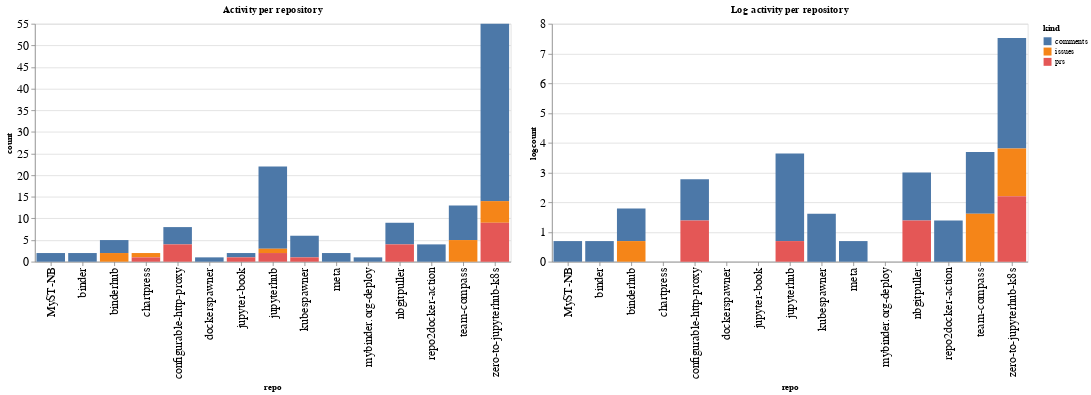

This figure's notebook cell:
### Code cell
ch1 = alt.Chart(repo_summaries, width=600, title="Activity per repository").mark_bar().encode(
    x='repo',
    y='count',
    color='kind',
    tooltip="kind"
)

ch2 = alt.Chart(repo_summaries, width=600, title="Log activity per repository").mark_bar().encode(
    x='repo',
    y='logcount',
    color='kind',
    tooltip="kind"
)

ch1 | ch2

### Figure 1 — Vega-Lite specification as saved in the notebook (floating-point values rounded to 4 significant figures)
{"config": {"axisLeft": {"labelFontSize": 15}, "axisBottom": {"labelFontSize": 15}}, "hconcat": [{"mark": "bar", "encoding": {"color": {"type": "nominal", "field": "kind"}, "tooltip": {"type": "nominal", "field": "kind"}, "x": {"type": "nominal", "field": "repo"}, "y": {"type": "quantitative", "field": "count"}}, "title": "Activity per repository", "width": 600}, {"mark": "bar", "encoding": {"color": {"type": "nominal", "field": "kind"}, "tooltip": {"type": "nominal", "field": "kind"}, "x": {"type": "nominal", "field": "repo"}, "y": {"type": "quantitative", "field": "logcount"}}, "title": "Log activity per repository", "width": 600}], "data": {"name": "data-329da367d8ad16040f8e340af14a0160"}, "$schema": "https://vega.github.io/schema/vega-lite/v4.8.1.json", "datasets": {"data-329da367d8ad16040f8e340af14a0160": [{"repo": "MyST-NB", "kind": "comments", "count": 2, "logcount": 0.6931}, {"repo": "binder", "kind": "comments", "count": 2, "logcount": 0.6931}, {"repo": "binderhub", "kind": "comments", "count": 3, "logcount": 1.099}, {"repo": "binderhub", "kind": "issues", "count": 2, "logcount": 0.6931}, {"repo": "chartpress", "kind": "issues", "count": 1, "logcount": 0.0}, {"repo": "chartpress", "kind": "prs", "count": 1, "logcount": 0.0}, {"repo": "configurable-http-proxy", "kind": "comments", "count": 4, "logcount": 1.386}, {"repo": "configurable-http-proxy", "kind": "prs", "count": 4, "logcount": 1.386}, {"repo": "dockerspawner", "kind": "comments", "count": 1, "logcount": 0.0}, {"repo": "jupyter-book", "kind": "comments", "count": 1, "logcount": 0.0}, {"repo": "jupyter-book", "kind": "prs", "count": 1, "logcount": 0.0}, {"repo": "jupyterhub", "kind": "comments", "count": 19, "logcount": 2.944}, {"repo": "jupyterhub", "kind": "issues", "count": 1, "logcount": 0.0}, {"repo": "jupyterhub", "kind": "prs", "count": 2, "logcount": 0.6931}, {"repo": "kubespawner", "kind": "comments", "count": 5, "logcount": 1.609}, {"repo": "kubespawner", "kind": "prs", "count": 1, "logcount": 0.0}, {"repo": "meta", "kind": "comments", "count": 2, "logcount": 0.6931}, {"repo": "mybinder.org-deploy", "kind": "comments", "count": 1, "logcount": 0.0}, {"repo": "nbgitpuller", "kind": "comments", "count": 5, "logcount": 1.609}, {"repo": "nbgitpuller", "kind": "prs", "count": 4, "logcount": 1.386}, {"repo": "repo2docker-action", "kind": "comments", "count": 4, "logcount": 1.386}, {"repo": "team-compass", "kind": "comments", "count": 8, "logcount": 2.079}, {"repo": "team-compass", "kind": "issues", "count": 5, "logcount": 1.609}, {"repo": "zero-to-jupyterhub-k8s", "kind": "comments", "count": 41, "logcount": 3.714}, {"repo": "zero-to-jupyterhub-k8s", "kind": "issues", "count": 5, "logcount": 1.609}, {"repo": "zero-to-jupyterhub-k8s", "kind": "prs", "count": 9, "logcount": 2.197}]}}
